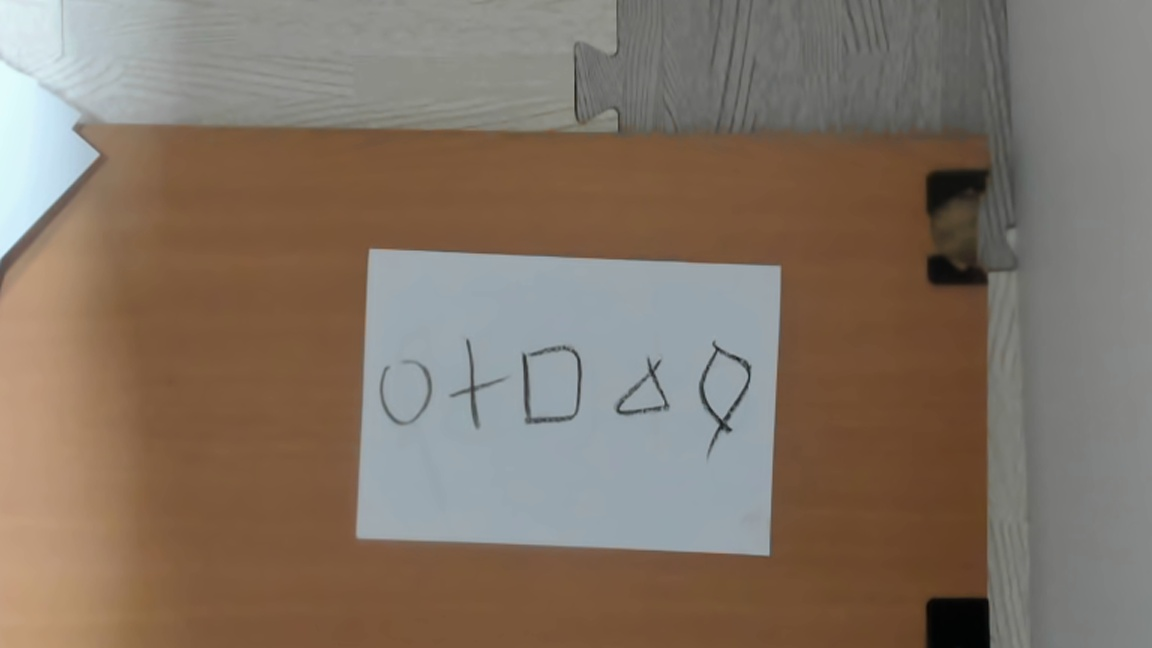
#> input picture circle2/raw/img13.jpg, 1152 x 648 px
$ python main.py
#> lines starting #> are read from the running program, lines starting #| are printed output that depends on the picture; after the words box and inside, x2 and y2 are one past the last pixel; in counts of white or black regions, pixels touching at a corner belong together
### circle2/PaperDetector_edge.py
import cv2
import numpy as np


class PaperDetector_edges:
    def __init__(self, image_path):
        self.image_path = image_path
        self.original = None
        self.result = None
        self.contour = None
        self.paper_region = None

    def detect_paper_by_color(self):
        image = cv2.imread(self.image_path)
#> image is the input picture: shape (648, 1152, 3); mean B, G, R 102.3, 115.9, 130.4
        if image is None:
            print("無法讀取圖像檔案")
            return None, None, None

        # 轉換為灰度圖像
        gray = cv2.cvtColor(image, cv2.COLOR_BGR2GRAY)
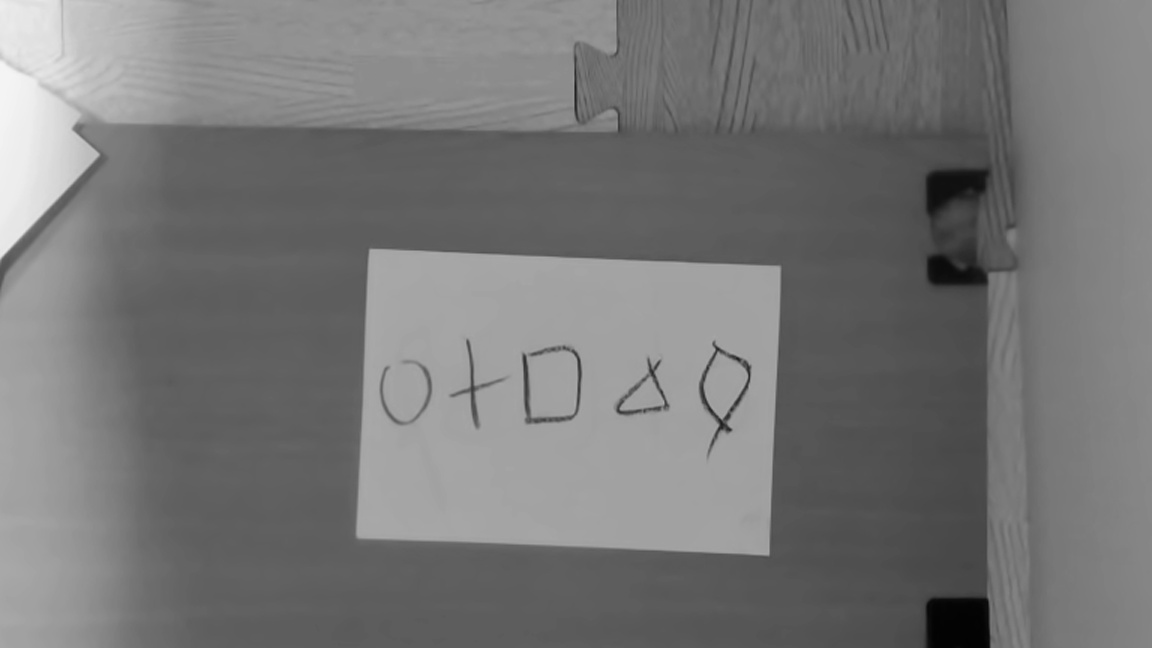
#> gray: shape (648, 1152); min 2, max 245, mean 118.6

        # 高斯模糊降噪
        blurred = cv2.GaussianBlur(gray, (5, 5), 0)

        # Canny邊緣檢測
        edges = cv2.Canny(blurred, 50, 150, apertureSize=3)
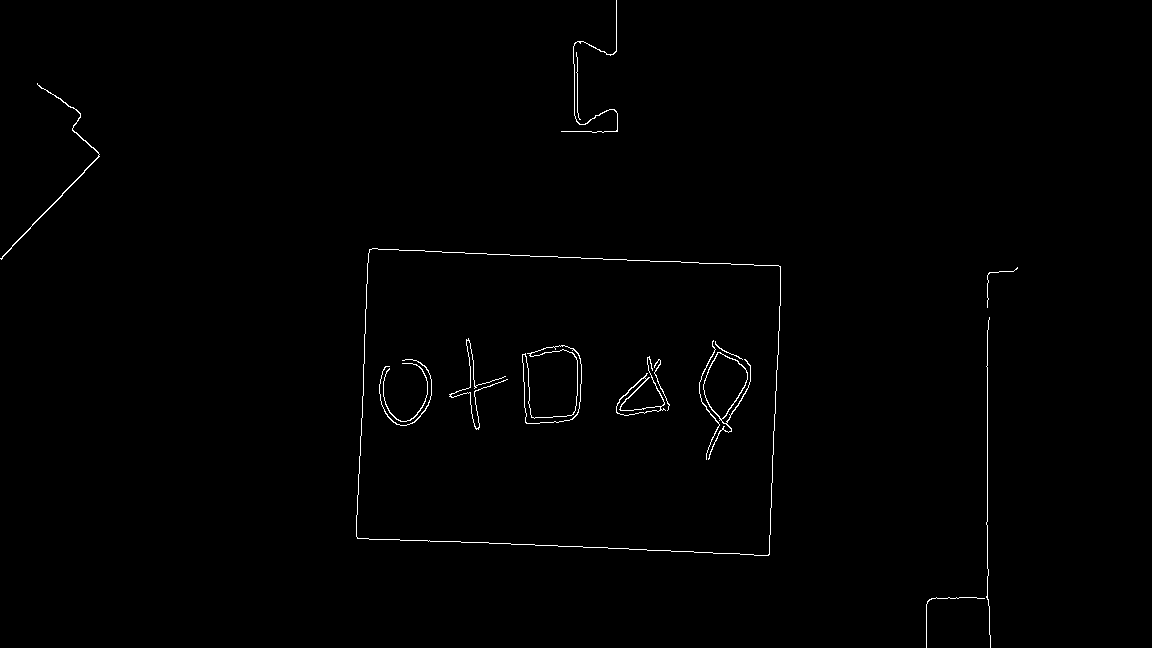
#> edges: shape (648, 1152); 0.64% white in thin lines or dots, all inside (x1, y1, x2, y2) = (0, 0, 1018, 648)

        # 形態學操作來連接斷開的邊緣
        kernel = np.ones((3, 3), np.uint8)
        edges = cv2.morphologyEx(edges, cv2.MORPH_CLOSE, kernel, iterations=2)
#> edges: shape (648, 1152); 1% white; 10 white regions, largest, box (x1, y1, x2, y2) and area: (356, 248, 781, 556) 1403, (699, 340, 751, 460) 1304, (522, 345, 582, 424) 1168
        edges = cv2.morphologyEx(edges, cv2.MORPH_DILATE, kernel, iterations=1)
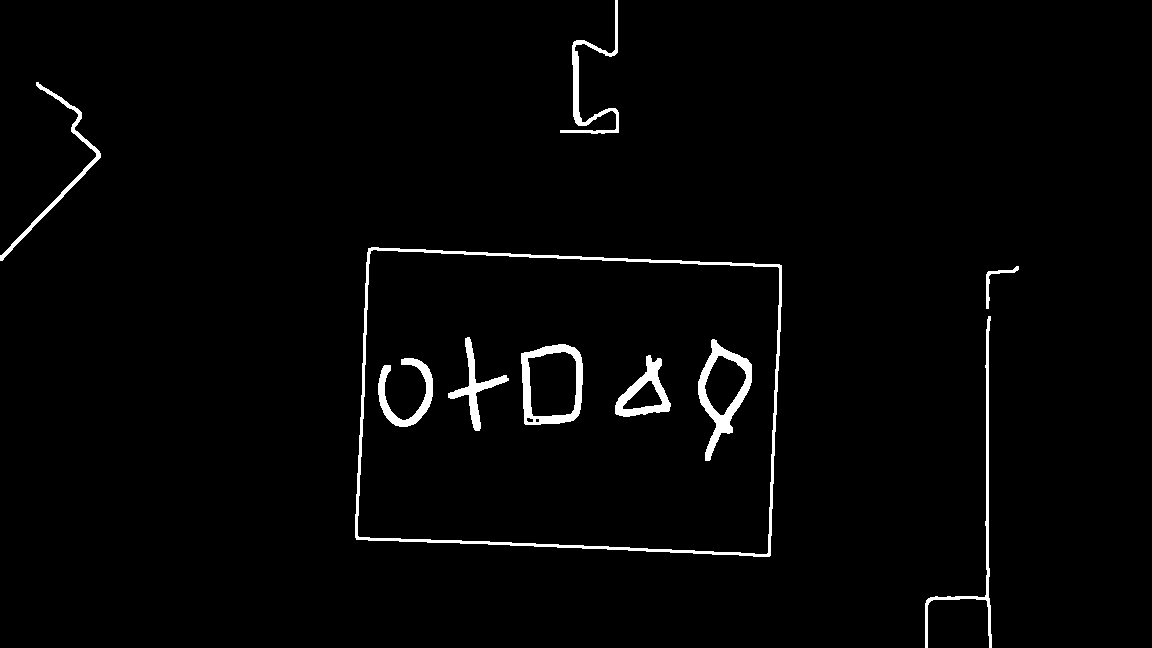
#> edges: shape (648, 1152); 2.1% white; 10 white regions

        # cv2.imshow("edges", edges)
        # 尋找輪廓
        contours, _ = cv2.findContours(
            edges, cv2.RETR_EXTERNAL, cv2.CHAIN_APPROX_SIMPLE
        )
#> contours = 5 contours; box (x1, y1, x2, y2) and area: (355, 247, 782, 557) 120852, (560, 0, 619, 134) 944, (925, 316, 992, 648) 924, (0, 82, 101, 261) 860, (986, 266, 1019, 309) 156

        # 找到最大面積的輪廓作為紙張
        paper_contour = None
        max_area = 0
        for contour in contours:
            area = cv2.contourArea(contour)
            # 設定最小面積閾值，過濾掉太小的輪廓
            if area > 1000:
                if area > max_area:
                    max_area = area
                    paper_contour = contour
#> this loop made 5 passes
#> (area, max_area) on pass 3: (120852, 120852)
#> area on passes 1, 2, 4, 5: 924, 156, 860, 943.5
#> after the loop, max_area = 120852; paper_contour = contour of 127 points, box (x1, y1, x2, y2) (355, 247, 782, 557), area 120852

        if paper_contour is not None:
            # 多邊形近似，簡化輪廓
            epsilon = 0.02 * cv2.arcLength(paper_contour, True)
#> epsilon = 28.67
            paper_contour = cv2.approxPolyDP(paper_contour, epsilon, True)
#> paper_contour = [[368, 248], [356, 539], [770, 555], [781, 265]]

        result_image = image.copy()
        # [9 lines of commented-out code are left out]
        self.original = image
        self.result = result_image
        self.contour = paper_contour
#> self.contour = [[368, 248], [356, 539], [770, 555], [781, 265]]
        return image, result_image, paper_contour

    # [21 lines left out: function show_results, not called in this run]

    def extract_paper_region(self):
        if self.original is None or self.contour is None:
            print("無法提取紙張區域")
            return None
        image = self.original
        contour = self.contour
#> contour = [[368, 248], [356, 539], [770, 555], [781, 265]]
        if len(contour) != 4:
            rect = cv2.minAreaRect(contour)
            box = cv2.boxPoints(rect)
            contour = np.intp(box)
        points = contour.reshape(4, 2)
#> points = [[368, 248], [356, 539], [770, 555], [781, 265]]
        rect = np.zeros((4, 2), dtype=np.float32)
        s = points.sum(axis=1)
#> s = [616, 895, 1325, 1046]
        rect[0] = points[np.argmin(s)]
        rect[2] = points[np.argmax(s)]
        diff = np.diff(points, axis=1)
#> diff = [-120, 183, -215, -516]
        rect[1] = points[np.argmin(diff)]
        rect[3] = points[np.argmax(diff)]
        width_a = np.linalg.norm(rect[0] - rect[1])
        width_b = np.linalg.norm(rect[2] - rect[3])
        max_width = max(int(width_a), int(width_b))
        height_a = np.linalg.norm(rect[0] - rect[3])
        height_b = np.linalg.norm(rect[1] - rect[2])
        max_height = max(int(height_a), int(height_b))
        dst = np.array(
            [
                [0, 0],
                [max_width - 1, 0],
                [max_width - 1, max_height - 1],
                [0, max_height - 1],
            ],
            dtype=np.float32,
        )
        matrix = cv2.getPerspectiveTransform(rect, dst)
        warped = cv2.warpPerspective(image, matrix, (max_width, max_height))
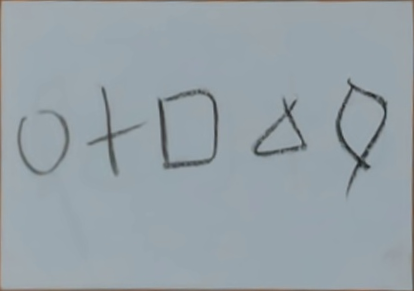
#> warped: shape (291, 414, 3); mean B, G, R 167.7, 161.3, 150.5

        # 邊框往內修10像素
        padding = 10
        h, w = warped.shape[:2]
#> h = 291; w = 414
        if h > 2 * padding and w > 2 * padding:  # 確保圖像足夠大才進行裁切
            warped = warped[padding : h - padding, padding : w - padding]
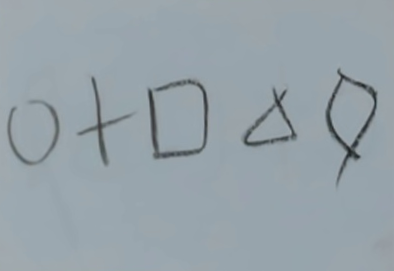
#> warped: shape (271, 394, 3); mean B, G, R 169, 162, 150.3

        self.paper_region = warped
        return warped

    def save_results(self):
        # if self.result is not None:
        #     cv2.imwrite(f"{self.image_path}detected_paper.jpg", self.result)
        name = self.image_path.split("\\")[-1].split(".")[0]
        result_path = f"extracted\{name}_extracted_paper.jpg"
        if self.paper_region is not None:
            cv2.imwrite(result_path, self.paper_region)
        print(f"結果已儲存為 '{result_path}'")
        return result_path


# [19 lines that do not run on import are left out]

### circle/ShapeAnalyzer.py
import cv2
import numpy as np
import math
import os


class ShapeAnalyzer:
    def __init__(self, image_path="extracted_paper.jpg"):
        self.image_path = image_path
        self.img = None
        self.result_img = None

    def process(self, debug=False):

#> called with debug = False
        self.img = cv2.imread(self.image_path)
        # cv2.imshow("original", self.img)
        if self.img is None:
            print("無法讀取圖片，請檢查路徑是否正確")
            return
        self.result_img = self.img.copy()
        gray = cv2.cvtColor(self.img, cv2.COLOR_BGR2GRAY)
#> gray: shape (271, 394)
        blurred = cv2.GaussianBlur(gray, (5, 5), 0)
#> blurred: shape (271, 394)
        # cv2.imshow("blurred", blurred)
        # 使用自適應二值化取代 Canny 邊緣檢測
        adaptive_thresh = cv2.adaptiveThreshold(
            blurred, 255, cv2.ADAPTIVE_THRESH_MEAN_C, cv2.THRESH_BINARY, 13, 2
        )
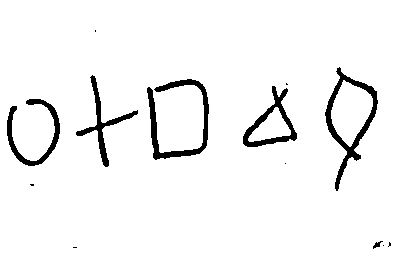
#> adaptive_thresh: shape (271, 394); 95.4% white; 13 black regions (7 under 20 px), largest, box (x1, y1, x2, y2) and area: (325, 67, 378, 191) 1238, (147, 79, 209, 160) 1210, (243, 86, 297, 147) 837, (7, 99, 60, 166) 834, (76, 75, 138, 167) 757, (373, 241, 383, 249) 34

        # cv2.imshow("adaptive_thresh", adaptive_thresh)

        # 反轉圖像，讓物體變成白色，背景變成黑色
        thresh = cv2.bitwise_not(adaptive_thresh)

        # 形態學操作：先連接斷線，再去除雜訊
        # 使用閉運算連接斷開的線條
        kernel_close = np.ones((5, 5), np.uint8)
        thresh = cv2.morphologyEx(thresh, cv2.MORPH_CLOSE, kernel_close, iterations=2)
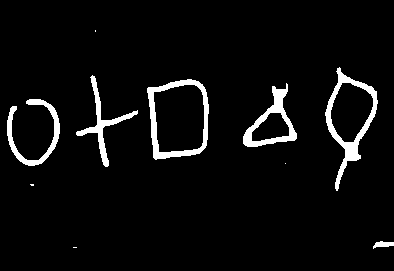
#> thresh: shape (271, 394); 5% white; 10 white regions (4 under 20 px), largest, box (x1, y1, x2, y2) and area: (325, 67, 378, 191) 1336, (147, 79, 209, 160) 1246, (243, 83, 297, 147) 975, (7, 99, 60, 166) 856, (76, 75, 138, 167) 795, (373, 241, 394, 249) 99

        # 再用開運算去除小雜訊
        kernel_open = np.ones((3, 3), np.uint8)
        thresh = cv2.morphologyEx(thresh, cv2.MORPH_OPEN, kernel_open, iterations=1)
#> thresh: shape (271, 394); 4.9% white; 6 white regions, box (x1, y1, x2, y2) and area: (325, 68, 378, 189) 1330, (147, 79, 209, 159) 1244, (243, 86, 297, 147) 964, (7, 99, 60, 166) 856, (76, 76, 138, 167) 792, (375, 241, 394, 247) 92

        # 最後再用閉運算確保圖形完整性
        kernel_final = np.ones((5, 5), np.uint8)
        thresh = cv2.morphologyEx(thresh, cv2.MORPH_CLOSE, kernel_final, iterations=2)
        # cv2.imshow("thresh", thresh)
        cv2.waitKey(0)
        cv2.destroyAllWindows()

        # 根據輸入圖片名稱動態生成二值化圖像的保存路徑
        base_name = os.path.basename(self.image_path)
        img_prefix = base_name.split("_extracted_paper")[0]
        thresh_path = f"test_img/{img_prefix}_thresh.jpg"
        cv2.imwrite(thresh_path, thresh)
        if debug:
            cv2.imshow("original", self.img)
            cv2.imshow("adaptive_thresh", adaptive_thresh)
            cv2.imshow("thresh", thresh)
            cv2.waitKey(0)
            cv2.destroyAllWindows()
        return thresh_path, thresh, self.result_img, adaptive_thresh


# test_img\img3_extracted_paper.jpg
# [5 lines that do not run on import are left out]

### circle/graph_yolov8/Analyze_graphics.py
import torch
import cv2
import math
import os
import shutil
from ultralytics import YOLO


class Analyze_graphics:
    def __init__(
        self,
        model_path=r"C:\Users\chang\Downloads\circle\runs\segment\train\weights\best.pt",
        class_names=["Circle", "Cross", "Diamond", "Square", "Triangle"],
    ):
        self.model = YOLO(model_path)
        self.class_names = class_names

    # [192 lines left out: functions calculate_distance, non_max_suppression_custom, reset_dir, infer_and_draw, not called in this run]
            # [5 lines of commented-out code are left out]


# [7 lines that do not run on import are left out]

    # segmenter.infer_and_draw(image_path)

### circle2/main.py
import cv2

from PrtSc import ScreenCapture
from PaperDetector_HSV import PaperDetector_HSV
from PaperDetector_edge import PaperDetector_edges
from ShapeAnalyzer import ShapeAnalyzer
from graph_yolov8.Analyze_graphics import Analyze_graphics
from DEL_IMG import reset_result_dir
import os


def PS():
    screen_capture = ScreenCapture()
    img_path = screen_capture.run()
    screen_capture.cleanup()
    return img_path


if __name__ == "__main__":
    # reset_result_dir()

    img_mode = "dir"  # 'PrtSc' or 'image' or 'dir'
    paper_detector_mode = "edge"  # HSV or edge

    if img_mode == "dir":
        img_dir = "raw"
        image_files = [
            f
            for f in os.listdir(img_dir)
            if f.lower().endswith((".png", ".jpg", ".jpeg", ".bmp"))
        ]
        if not image_files:
            print("資料夾中沒有圖片。")
            exit()
        for img in image_files:
            image_path = os.path.join(img_dir, img)
            print(f"處理圖片: {image_path}")
            if paper_detector_mode == "HSV":
                detector = PaperDetector_HSV(image_path)
                detector.detect_paper_by_color()
            elif paper_detector_mode == "edge":
                detector = PaperDetector_edges(image_path)
                detector.detect_paper_by_color()
            if detector.original is not None:

                region = detector.extract_paper_region()
                if region is not None:
                    # [6 lines of commented-out code are left out]
                    detector_image_path = detector.save_results()
                pattern_detector = ShapeAnalyzer(image_path=detector_image_path)
                thresh_img_path, thresh, result_img, adaptive_thresh = (
                    pattern_detector.process()
                )
#> thresh_img_path = 'test_img/img13_thresh.jpg'
            if detector_image_path is not None:
                # print("\n開始圖形分析...")

#> (the run stopped early here; a loop or call above may not have finished)
